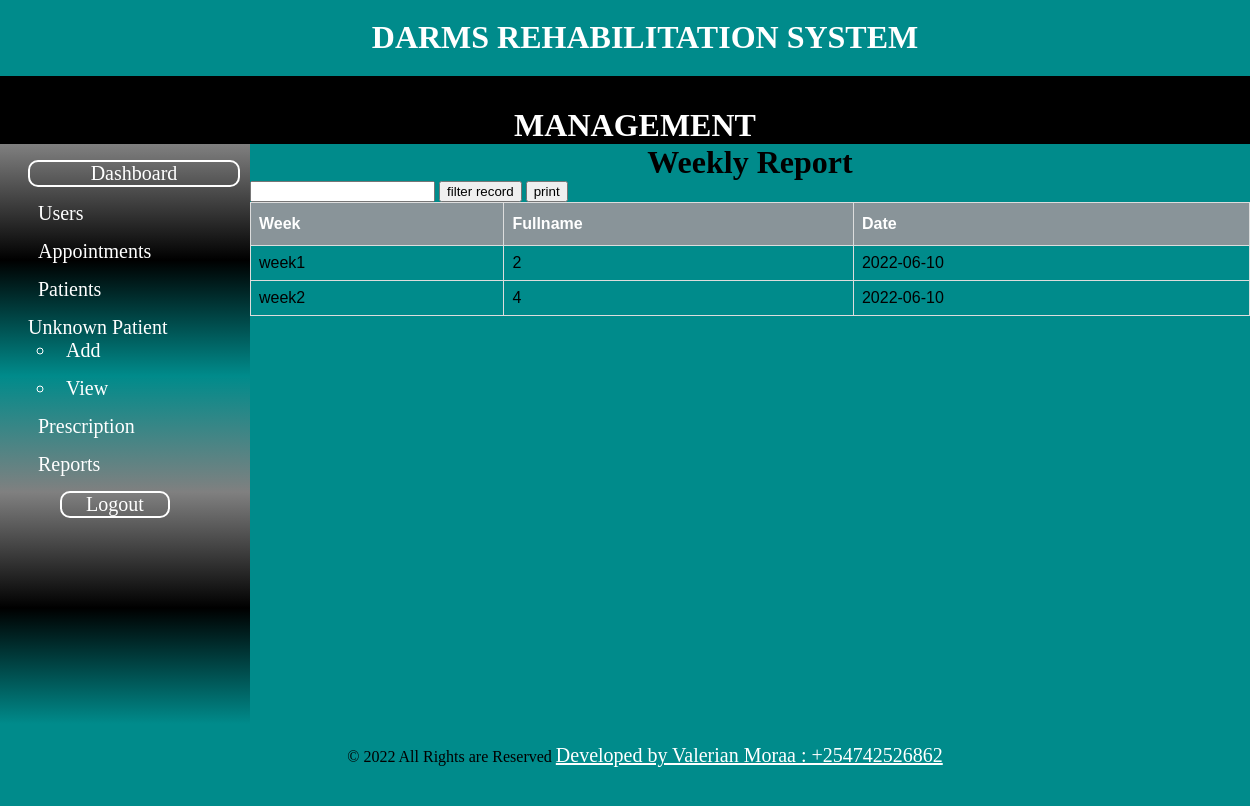
Screenshot of /admin/filter_progress.php with the database file from the repository.
### tables this page shows
CREATE TABLE `progress` (
  `pro_id` int(10) NOT NULL,
  `week` varchar(10) DEFAULT NULL,
  `fullname` varchar(50) DEFAULT NULL,
  `pro_date` date DEFAULT NULL,
  `remaarks` varchar(255) DEFAULT NULL,
  `comments` varchar(255) DEFAULT NULL
);

### admin/filter_progress.php (the view, shortened to what this page needs)
<?php include "includes/header.php"; ?>
<?php include "includes/navigation.php"; ?>
<?php include "includes/sidebar.php"; ?>
<div class="article">
    <h1 id="titleoftable">Weekly Report</h1>
    <form method="post">
        <input type="text" name="search_data" />
        <input type="submit" name="search_detail" value="filter record" />
        <input type="button" onclick="windows.print()" value="print" />
    </form>
    <table id="patients">
        <thead>
            <th>Week</th>
            <th>Fullname</th>
            <th>Date</th>
        </thead>
        <tbody>
            <?php
            $db = mysqli_connect('localhost', 'Valerian', '#Valeriephyl254', 'darms');
            $query = "SELECT * FROM progress WHERE week LIKE '%$search_week%'";
            $select_all_weeklyprog = mysqli_query($db, $query);
            while ($row = mysqli_fetch_assoc($select_all_weeklyprog)) {
                $week = $row['week'];
                $fullname = $row['fullname'];
                $pro_date = $row['pro_date'];
                echo "<tr>";
                echo "<td>{$week}</td>";
                echo "<td>{$fullname}</td>";
                echo "<td>{$pro_date}</td>";
                echo "</tr>";
            }
            ?>
        </tbody>
    </table>
</div>
<?php include "includes/footer.php"; ?>

### admin/includes/header.php (style rules this page uses)
body { border: 0; margin: 0; overflow-x: hidden; background: darkcyan; }
h1 { text-align: center; }
.article { width: 80%; float: left; height: 580px; }

### admin/filter_progress.php (style rules this page uses)
#titleoftable { text-align: center; margin: auto; }
#patients { font-family: Arial, Helvetica, sans-serif; border-collapse: collapse; width: 100%; }
#patients td, #patients th { border: 1px solid #ddd; padding: 8px; }
#patients th { padding-top: 12px; padding-bottom: 12px; text-align: left; background-color: #899499; color: white; }

### rows the page displays
progress: week "week1", fullname "2", pro_date "2022-06-10"
progress: week "week2", fullname "4", pro_date "2022-06-10"
